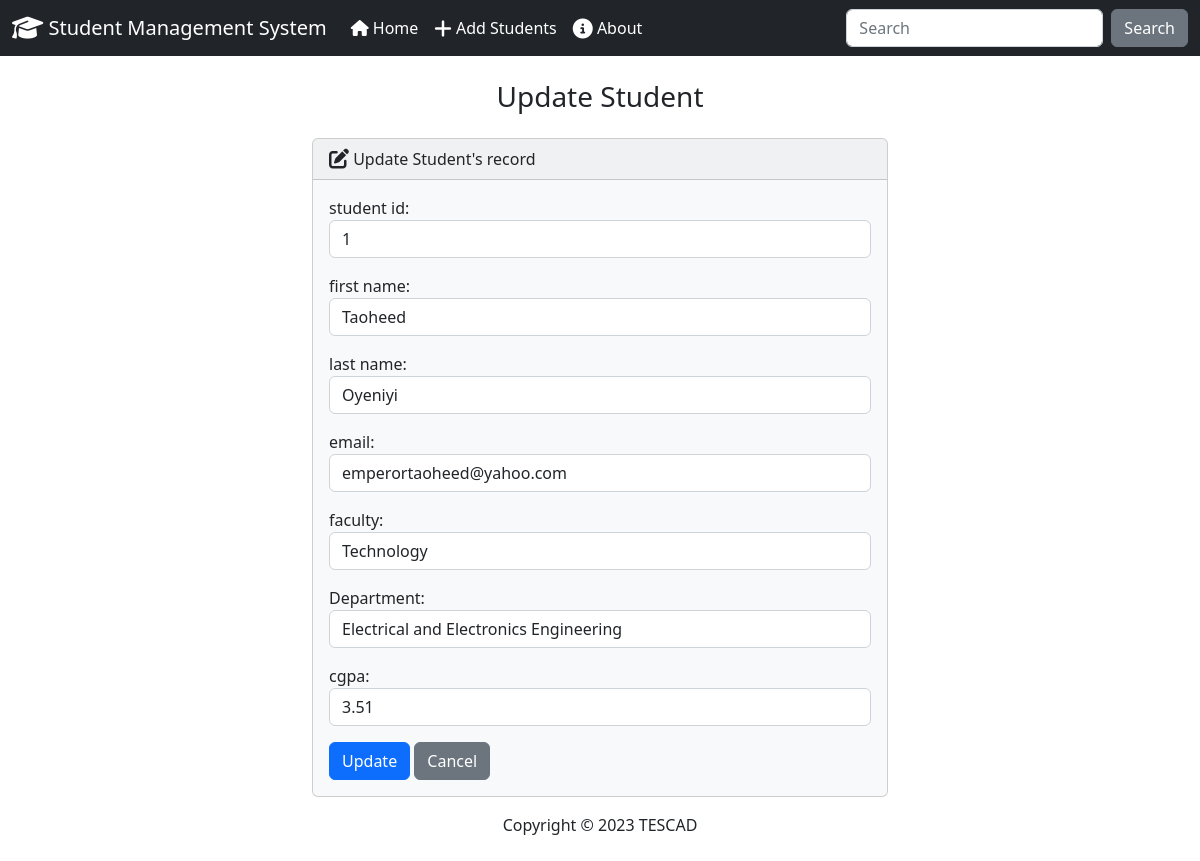
Before: /update/1/ with the older database file.
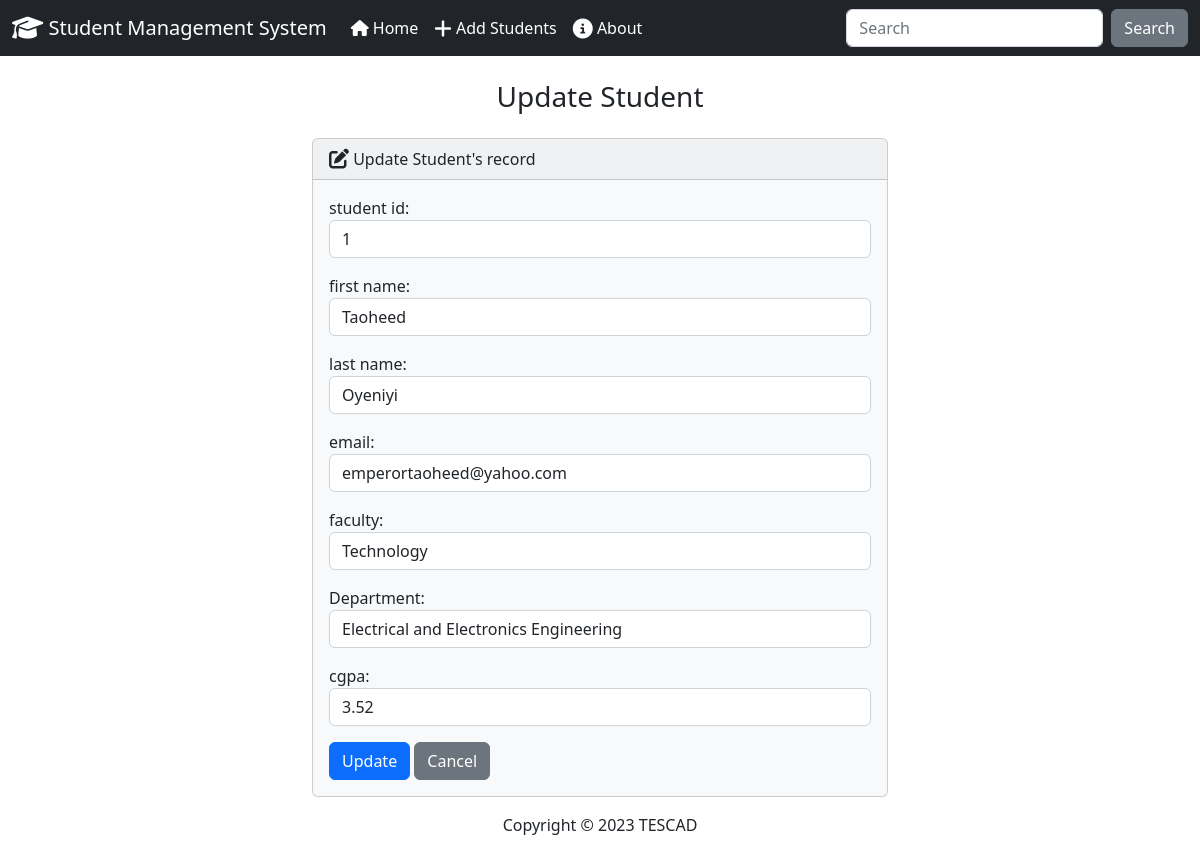
After: the same page with the newer database file.
### students/models.py (models this page shows, shortened)
class Student(models.Model):
    student_id = models.PositiveIntegerField()
    firstname = models.CharField(max_length=25)
    lastname = models.CharField(max_length=25)
    email = models.EmailField()
    faculty = models.CharField(max_length=50)
    department = models.CharField(max_length=50)
    cgpa = models.FloatField()

### students/views.py (the view)
# urls.py: path('update/<int:id>/', views.update, name='update'),
def update(request, id):
    if request.method == 'POST':
        student =  Student.objects.get(pk=id)
        form = StudentForm(request.POST, instance=student)
        if form.is_valid():
            form.save()
            return render(request, 'students/update.html', {
                'form': form,
                'success': True
            })
    else:
        student = Student.objects.get(pk=id)
        form =  StudentForm(instance=student)
        return render(request, 'students/update.html', {
            'form':form,
        })

### students/forms.py
class StudentForm(forms.ModelForm):
    class Meta:
        model = Student
        fields = ["student_id", "firstname", "lastname", "email", "faculty", "department", "cgpa"]
        labels = {
            "student_id": "student id",
            "firstname": "first name",
            "lastname": "last name",
            "email": "email",
            "faculty": "faculty",
            "departmanet": "department",
            "cgpa":"cgpa"
        }
        widgets = {
            "student_id": forms.NumberInput(attrs={"class":"form-control"}),
            "firstname": forms.TextInput(attrs={"class":"form-control"}),
            "lastname": forms.TextInput(attrs={"class":"form-control"}),
            "email": forms.EmailInput(attrs={"class":"form-control"}),
            "faculty": forms.TextInput(attrs={"class":"form-control"}),
            "department": forms.TextInput(attrs={"class":"form-control"}),
            "cgpa": forms.NumberInput(attrs={"class":"form-control"}),
        }

### students/templates/students/update.html (shortened to what this page needs)
{% extends 'students/base.html' %}
{% block content %}
<h3 class="text-center m-4"> Update Student </h3>
{% if success %}
    <div class="alert alert-success" role="alert">
        student updated successfully
        <a href="{% url 'students:index' %}" class="alert-link">Home</a>
    </div>
{% else %}
<div class="row justify-content-center ">
    <div class="col-6">
        <div class="card bg-light mb-3" style="max-width: 50rem;">
            <div class="card-header">
                <i class="fa-solid fa-pen-to-square fa-lg "></i> Update Student's record
            </div>
            <div class="card-body">
                <form action="" method="POST">
                    {{ form.as_p }}
                    <button type="submit" class="btn btn-primary">Update</button>
                    <a href="{% url 'students:index' %}" class="btn btn-secondary">Cancel</a>
                </form>
            </div>
        </div>
    </div>
</div>
{% endif %}
{% endblock content %}

Changed rows visible on the page:
changed Student "Taoheed": cgpa "3.51" → "3.52"
